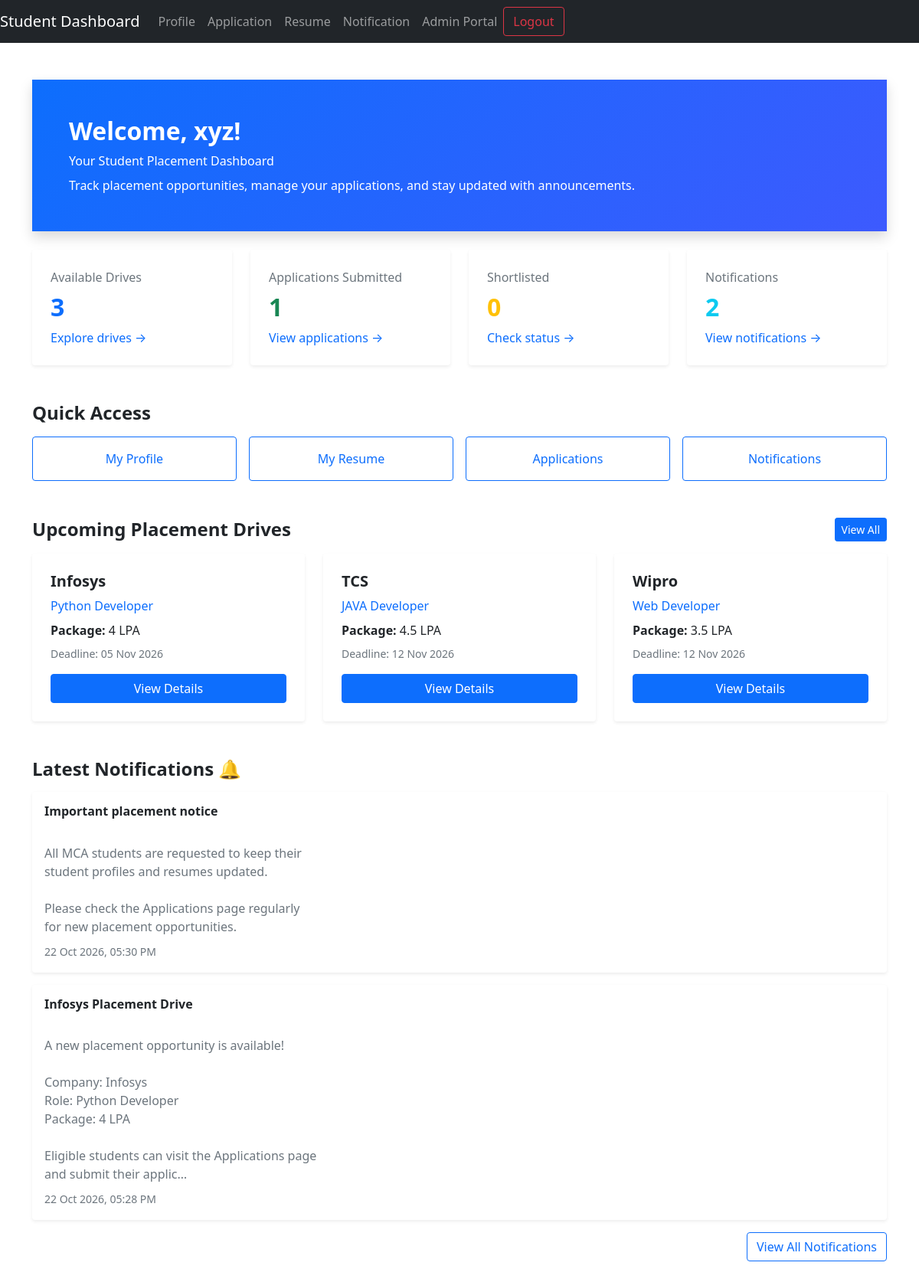
Screenshot of /dashboard (signed in) with the database file from the repository.
### myapp/models.py (models this page shows, shortened)
class PlacementDrive(models.Model):
    company_name = models.CharField(max_length=100)
    job_role = models.CharField(max_length=100)
    package = models.CharField(max_length=50)
    eligibility = models.CharField(max_length=200)
    deadline = models.DateField()
    description = models.TextField(blank=True)

class Notification(models.Model):
    title = models.CharField(max_length=200)
    message = models.TextField()
    date = models.DateTimeField(auto_now_add=True)

### myapp/views.py (the view)
# urls.py: path("dashboard",views.dashboard, name ='dashboard'),
@login_required
def dashboard(request):
    total_drives = PlacementDrive.objects.filter(
        deadline__gte=timezone.localdate()
    ).count()
    total_applications = JobApplication.objects.filter(
        student=request.user
    ).count()
    shortlisted = JobApplication.objects.filter(
        student=request.user,
        status='Shortlisted'
    ).count()
    total_notifications = Notification.objects.count()
    recent_drives = PlacementDrive.objects.filter(
        deadline__gte=timezone.localdate()
    ).order_by('deadline')[:3]
    recent_notifications = Notification.objects.order_by('-date')[:3]
    return render(request, 'dashboard.html', {
        'total_drives': total_drives,
        'total_applications': total_applications,
        'shortlisted': shortlisted,
        'total_notifications': total_notifications,
        'recent_drives': recent_drives,
        'recent_notifications': recent_notifications,
    })

### templates/dashboard.html (shortened to what this page needs)
{% extends 'base.html' %}
{% block body %}
<div class="container py-5">
<div class="p-4 p-md-5 mb-4 rounded-4 text-white shadow"
     style="background: linear-gradient(135deg, #0d6efd, #3d5afe);">
    <h2 class="fw-bold">
        Welcome, {{ request.user.first_name|default:request.user.username }}!
    </h2>
    <p class="mb-0">
        Your Student Placement Dashboard
    </p>
    <p class="mt-2 mb-0">
        Track placement opportunities, manage your applications,
        and stay updated with announcements.
    </p>
</div>
<div class="row g-4 mb-5">
    <div class="col-md-6 col-lg-3">
        <div class="card border-0 shadow-sm h-100">
            <div class="card-body p-4">
                <p class="text-muted mb-2">Available Drives</p>
                <h2 class="fw-bold text-primary">{{ total_drives }}</h2>
                <a href="{% url 'application' %}"
                   class="text-decoration-none">Explore drives →</a>
            </div>
        </div>
    </div>
    <div class="col-md-6 col-lg-3">
        <div class="card border-0 shadow-sm h-100">
            <div class="card-body p-4">
                <p class="text-muted mb-2">Applications Submitted</p>
                <h2 class="fw-bold text-success">{{ total_applications }}</h2>
                <a href="{% url 'application' %}"
                   class="text-decoration-none">View applications →</a>
            </div>
        </div>
    </div>
    <div class="col-md-6 col-lg-3">
        <div class="card border-0 shadow-sm h-100">
            <div class="card-body p-4">
                <p class="text-muted mb-2">Shortlisted</p>
                <h2 class="fw-bold text-warning">{{ shortlisted }}</h2>
                <a href="{% url 'application' %}"
                   class="text-decoration-none">Check status →</a>
            </div>
        </div>
    </div>
    <div class="col-md-6 col-lg-3">
        <div class="card border-0 shadow-sm h-100">
            <div class="card-body p-4">
                <p class="text-muted mb-2">Notifications</p>
                <h2 class="fw-bold text-info">{{ total_notifications }}</h2>
                <a href="{% url 'notification' %}"
                   class="text-decoration-none">View notifications →</a>
            </div>
        </div>
    </div>
</div>
<h4 class="fw-bold mb-3">Quick Access</h4>
<div class="row g-3 mb-5">
    <div class="col-md-3">
        <a href="{% url 'profile' %}"
           class="btn btn-outline-primary w-100 p-3">
            My Profile
        </a>
    </div>
    <div class="col-md-3">
        <a href="{% url 'resume' %}"
           class="btn btn-outline-primary w-100 p-3">
            My Resume
        </a>
    </div>
    <div class="col-md-3">
        <a href="{% url 'application' %}"
           class="btn btn-outline-primary w-100 p-3">
            Applications
        </a>
    </div>
    <div class="col-md-3">
        <a href="{% url 'notification' %}"
           class="btn btn-outline-primary w-100 p-3">
            Notifications
        </a>
    </div>
</div>
<div class="d-flex justify-content-between align-items-center mb-3">
    <h4 class="fw-bold mb-0">Upcoming Placement Drives</h4>
    <a href="{% url 'application' %}"
       class="btn btn-sm btn-primary">View All</a>
</div>
<div class="row g-4 mb-5">
    {% for drive in recent_drives %}
    <div class="col-md-4">
        <div class="card shadow-sm border-0 h-100">
            <div class="card-body p-4">
                <h5 class="fw-bold">{{ drive.company_name }}</h5>
                <p class="text-primary mb-2">{{ drive.job_role }}</p>
                <p class="mb-2">
                    <strong>Package:</strong> {{ drive.package }}
                </p>
                <p class="text-muted small">
                    Deadline: {{ drive.deadline|date:"d M Y" }}
                </p>
                <a href="{% url 'application' %}"
                   class="btn btn-primary w-100">
                    View Details
                </a>
            </div>
        </div>
    </div>
    {% empty %}
    <div class="col-12">
        <div class="alert alert-info">
            No upcoming placement drives are available.
        </div>
    </div>
    {% endfor %}
</div>
<h4 class="fw-bold mb-3">Latest Notifications 🔔</h4>
{% for notification in recent_notifications %}
<div class="card border-0 shadow-sm mb-3">
    <div class="card-body p-3">
        <h6 class="fw-bold mb-2">{{ notification.title }}</h6>
        <p class="text-muted mb-2"
           style="white-space: pre-line;">
            {{ notification.message|truncatechars:180 }}
        </p>
        <small class="text-secondary">
            {{ notification.date|date:"d M Y, h:i A" }}
        </small>
    </div>
</div>
{% empty %}
<div class="alert alert-light border">
    No new announcements at the moment.
</div>
{% endfor %}
<div class="text-end mt-3">
    <a href="{% url 'notification' %}"
       class="btn btn-outline-primary">
        View All Notifications
    </a>
</div>
</div>
{% endblock body %}

### templates/base.html (shortened to what this page needs)
<!doctype html>
<html lang="en">
  <head>
    <link href="https://cdn.jsdelivr.net/npm/bootstrap@5.0.2/dist/css/bootstrap.min.css" rel="stylesheet">
  </head>
  <body>
    {% if request.resolver_match.url_name != 'login_view' and request.resolver_match.url_name != 'register' and request.resolver_match.url_name != 'logout' %}
    <nav class="navbar navbar-expand-lg navbar-dark bg-dark">
      <a class="navbar-brand" href="{% url 'dashboard' %}">Student Dashboard</a>
    {% endif %}
  <div class="collapse navbar-collapse" id="navbarSupportedContent">
    <ul class="navbar-nav mr-auto">
      <li class="nav-item">
        <a class="nav-link" href="/profile">Profile</a>
      </li>
      <li class="nav-item">
        <a class="nav-link" href="/application">Application</a>
      </li>
      <li class="nav-item">
        <a class="nav-link" href="/resume">Resume</a>
      </li>
      <li class="nav-item">
        <a class="nav-link" href="/notification">Notification</a>
      </li>
      <li class="nav-item">
        <a class="nav-link" href="/admin/">Admin Portal</a>
      </li>
    </ul>
        <a class="btn btn-outline-danger" href="{% url 'logout' %}">Logout</a>
 </div>
</nav>
{%block body%} {%endblock body%}
  </body>
</html>

### rows the page displays
PlacementDrive: company_name "Infosys", job_role "Python Developer", package "4 LPA", deadline "05 Nov 2026"
PlacementDrive: company_name "TCS", job_role "JAVA Developer", package "4.5 LPA", deadline "12 Nov 2026"
PlacementDrive: company_name "Wipro", job_role "Web Developer", package "3.5 LPA", deadline "12 Nov 2026"
Notification: title "Important placement notice", message "All MCA students are requested to keep their student profiles and resumes updated. Please check the Applications page regularly for new placement opportunities.", date "22 Oct 2026, 05:30 PM"
Notification: title "Infosys Placement Drive", message "A new placement opportunity is available! Company: Infosys Role: Python Developer Package: 4 LPA Eligible students can visit the Applications page and submit their applic…", date "22 Oct 2026, 05:28 PM"

### other values shown
{{ request.user.first_name|default:request.user.username }} "xyz"
{{ total_drives }} "3"
{{ total_applications }} "1"
{{ shortlisted }} "0"
{{ total_notifications }} "2"
